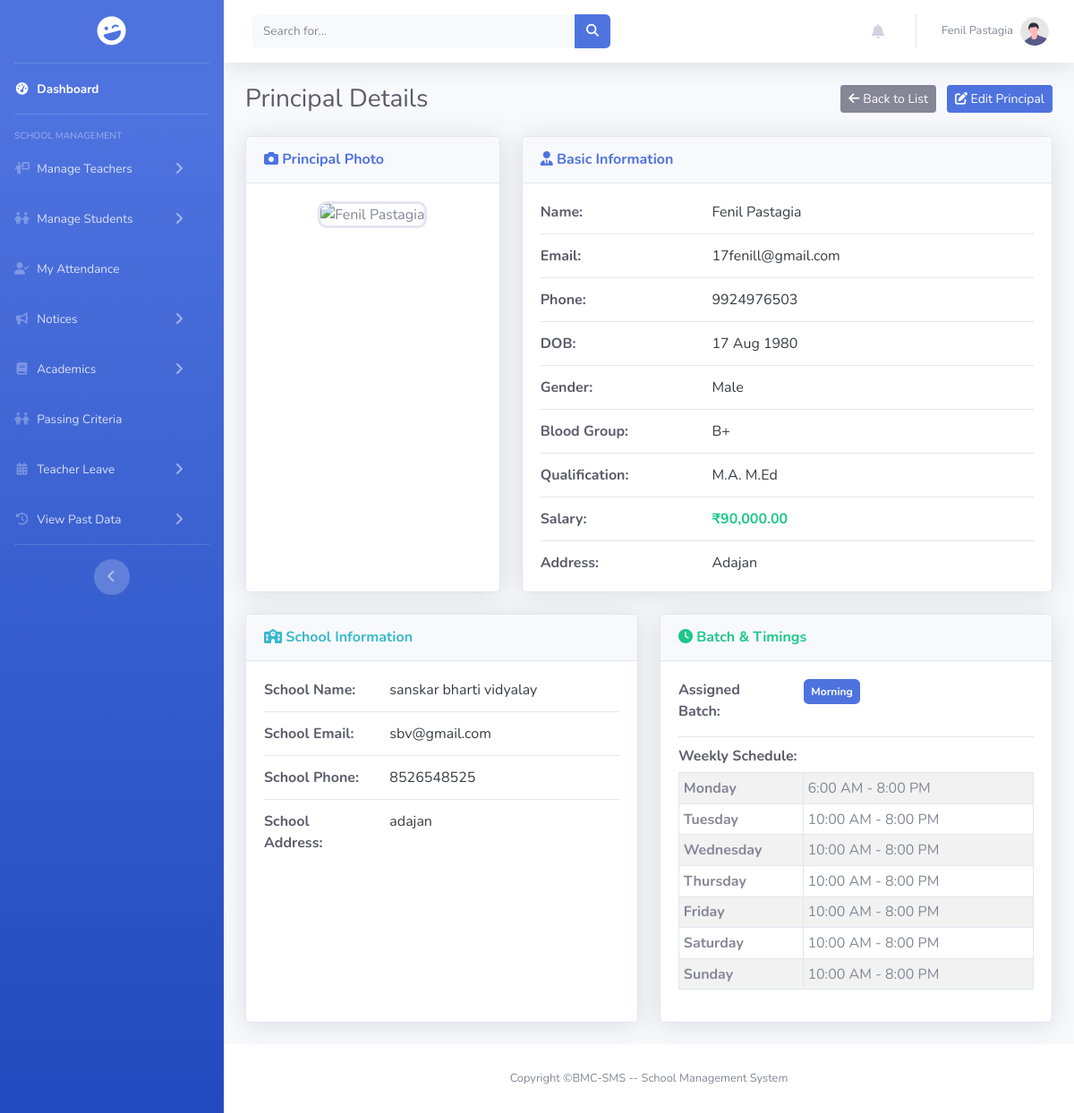
Page /pages/principal/view.php?id=10 (signed in) on the committed database.
### tables this page shows
CREATE TABLE `principal` (
  `id` int(11) NOT NULL,
  `principal_image` varchar(255) DEFAULT NULL,
  `school_id` int(11) DEFAULT NULL,
  `principal_name` varchar(50) DEFAULT NULL,
  `email` varchar(50) NOT NULL,
  `password` varchar(255) NOT NULL,
  `phone` varchar(10) DEFAULT NULL,
  `principal_dob` date DEFAULT NULL,
  `gender` enum('Male','Female','Others') NOT NULL,
  `blood_group` enum('A+','A-','B+','B-','AB+','AB-','O+','O-') NOT NULL,
  `address` text DEFAULT NULL,
  `qualification` varchar(50) DEFAULT NULL,
  `salary` decimal(10,2) DEFAULT NULL,
  `batch` enum('Morning','Evening') DEFAULT NULL
);

CREATE TABLE `school` (
  `id` int(11) NOT NULL,
  `school_logo` varchar(255) DEFAULT NULL,
  `school_name` varchar(100) DEFAULT NULL,
  `email` varchar(50) DEFAULT NULL,
  `phone` varchar(10) DEFAULT NULL,
  `school_opening` date DEFAULT NULL,
  `school_type` enum('Government','Private') DEFAULT NULL,
  `education_board` set('CBSE','State','IGCSE') DEFAULT NULL,
  `school_medium` set('English','Hindi','Regional Language') DEFAULT NULL,
  `school_category` set('Pre-Primary','Primary','Upper Primary','Secondary','Higher Secondary') DEFAULT NULL,
  `address` text DEFAULT NULL,
  `latitude` decimal(10,8) DEFAULT NULL,
  `longitude` decimal(11,8) DEFAULT NULL,
  `passing_percentage` decimal(5,2) NOT NULL DEFAULT 33.00
);

CREATE TABLE `principal_timings` (
  `timing_id` int(11) NOT NULL,
  `principal_id` int(11) NOT NULL,
  `day_of_week` enum('Monday','Tuesday','Wednesday','Thursday','Friday','Saturday','Sunday') NOT NULL,
  `opens_at` time DEFAULT NULL,
  `closes_at` time DEFAULT NULL,
  `is_closed` tinyint(1) NOT NULL DEFAULT 0
);

### pages/principal/view.php (the view, shortened to what this page needs)
<?php
include_once "../../includes/connect.php";
$principal_id = isset($_GET['id']) ? intval($_GET['id']) : 0;
$query_principal = "SELECT p.*, s.school_name, s.address as school_address, s.phone as school_phone, s.email as school_email
          FROM principal p
          LEFT JOIN school s ON p.school_id = s.id
          WHERE p.id = ?";
$stmt_principal = mysqli_prepare($conn, $query_principal);
mysqli_stmt_bind_param($stmt_principal, "i", $principal_id);
mysqli_stmt_execute($stmt_principal);
$result_principal = mysqli_stmt_get_result($stmt_principal);
$principal = mysqli_fetch_assoc($result_principal);
$timings = [];
$query_timings = "SELECT * FROM principal_timings WHERE principal_id = ?";
$stmt_timings = mysqli_prepare($conn, $query_timings);
mysqli_stmt_bind_param($stmt_timings, "i", $principal_id);
mysqli_stmt_execute($stmt_timings);
$result_timings = mysqli_stmt_get_result($stmt_timings);
while ($row = mysqli_fetch_assoc($result_timings)) {
    $timings[$row['day_of_week']] = $row;
}
$photo_path = $principal['principal_image'];
$default_photo = "../../assets/img/default-user.jpg";
if (!empty($photo_path) && !file_exists($photo_path)) {
    $photo_path = $default_photo;
} elseif (empty($photo_path)) {
    $photo_path = $default_photo;
}
?>
<!DOCTYPE html>
<html lang="en">
<head>
    <link href="../../assets/vendor/fontawesome-free/css/all.min.css" rel="stylesheet" type="text/css">
    <link rel="stylesheet" href="https://cdnjs.cloudflare.com/ajax/libs/font-awesome/6.5.2/css/all.min.css" />
    <link href="../../assets/css/sb-admin-2.min.css" rel="stylesheet">
    <link rel="stylesheet" href="../../assets/css/principal_view.css">
    <link rel="stylesheet" href="../../assets/css/sidebar.css">
    <link rel="stylesheet" href="../../assets/css/scrollbar_hidden.css">
</head>
<body id="page-top">
    <div id="wrapper">
        <?php include '../../includes/sidebar.php'; ?>
        <div id="content-wrapper" class="d-flex flex-column">
            <div id="content">
                <?php include_once '../../includes/header.php'; ?>
                <div class="container-fluid">
                    <div class="d-sm-flex align-items-center justify-content-between mb-4">
                        <h1 class="h3 mb-0 text-gray-800">Principal Details</h1>
                        <div>
                            <a href="principal_list.php" class="btn btn-secondary btn-sm mr-2"><i class="fas fa-arrow-left"></i> Back to List</a>
                            <a href="edit.php?id=<?php echo $principal['id']; ?>" class="btn btn-primary btn-sm"><i class="fas fa-edit"></i> Edit Principal</a>
                        </div>
                    </div>
                    <div class="row">
                        <div class="col-lg-4 mb-4">
                            <div class="card shadow h-100">
                                <div class="card-header py-3">
                                    <h6 class="m-0 font-weight-bold text-primary"><i class="fas fa-camera"></i> Principal Photo</h6>
                                </div>
                                <div class="card-body text-center">
                                    <img src="<?php echo htmlspecialchars($photo_path); ?>" alt="<?php echo htmlspecialchars($principal['principal_name']); ?>" class="principal-photo">
                                </div>
                            </div>
                        </div>
                        <div class="col-lg-8 mb-4">
                            <div class="card shadow h-100">
                                <div class="card-header py-3">
                                    <h6 class="m-0 font-weight-bold text-primary"><i class="fas fa-user-tie"></i> Basic Information</h6>
                                </div>
                                <div class="card-body">
                                    <div class="row">
                                        <div class="col-sm-4 info-label">Name:</div>
                                        <div class="col-sm-8 info-value"><?php echo htmlspecialchars($principal['principal_name'] ?? 'N/A'); ?></div>
                                    </div>
                                    <hr>
                                    <div class="row">
                                        <div class="col-sm-4 info-label">Email:</div>
                                        <div class="col-sm-8 info-value"><?php echo htmlspecialchars($principal['email']); ?></div>
                                    </div>
                                    <hr>
                                    <div class="row">
                                        <div class="col-sm-4 info-label">Phone:</div>
                                        <div class="col-sm-8 info-value"><?php echo htmlspecialchars($principal['phone']); ?></div>
                                    </div>
                                    <hr>
                                    <div class="row">
                                        <div class="col-sm-4 info-label">DOB:</div>
                                        <div class="col-sm-8 info-value"><?php echo htmlspecialchars(date("d M Y", strtotime($principal['principal_dob']))); ?></div>
                                    </div>
                                    <hr>
                                    <div class="row">
                                        <div class="col-sm-4 info-label">Gender:</div>
                                        <div class="col-sm-8 info-value"><?php echo htmlspecialchars($principal['gender']); ?></div>
                                    </div>
                                    <hr>
                                    <div class="row">
                                        <div class="col-sm-4 info-label">Blood Group:</div>
                                        <div class="col-sm-8 info-value"><?php echo htmlspecialchars($principal['blood_group']); ?></div>
                                    </div>
                                    <hr>
                                    <div class="row">
                                        <div class="col-sm-4 info-label">Qualification:</div>
                                        <div class="col-sm-8 info-value"><?php echo htmlspecialchars($principal['qualification']); ?></div>
                                    </div>
                                    <hr>
                                    <div class="row">
                                        <div class="col-sm-4 info-label">Salary:</div>
                                        <div class="col-sm-8 info-value font-weight-bold text-success">₹<?php echo number_format($principal['salary'], 2); ?></div>
                                    </div>
                                    <hr>
                                    <div class="row">
                                        <div class="col-sm-4 info-label">Address:</div>
                                        <div class="col-sm-8 info-value"><?php echo htmlspecialchars($principal['address']); ?></div>
                                    </div>
                                </div>
                            </div>
                        </div>
                        <div class="col-lg-6 mb-4">
                            <div class="card shadow h-100">
                                <div class="card-header py-3">
                                    <h6 class="m-0 font-weight-bold text-info"><i class="fas fa-school"></i> School Information</h6>
                                </div>
                                <div class="card-body">
                                    <div class="row">
                                        <div class="col-sm-4 info-label">School Name:</div>
                                        <div class="col-sm-8 info-value"><?php echo htmlspecialchars($principal['school_name']); ?></div>
                                    </div>
                                    <hr>
                                    <div class="row">
                                        <div class="col-sm-4 info-label">School Email:</div>
                                        <div class="col-sm-8 info-value"><?php echo htmlspecialchars($principal['school_email']); ?></div>
                                    </div>
                                    <hr>
                                    <div class="row">
                                        <div class="col-sm-4 info-label">School Phone:</div>
                                        <div class="col-sm-8 info-value"><?php echo htmlspecialchars($principal['school_phone']); ?></div>
                                    </div>
                                    <hr>
                                    <div class="row">
                                        <div class="col-sm-4 info-label">School Address:</div>
                                        <div class="col-sm-8 info-value"><?php echo htmlspecialchars($principal['school_address']); ?></div>
                                    </div>
                                </div>
                            </div>
                        </div>
                        <div class="col-lg-6 mb-4">
                            <div class="card shadow h-100">
                                <div class="card-header py-3">
                                    <h6 class="m-0 font-weight-bold text-success"><i class="fas fa-clock"></i> Batch & Timings</h6>
                                </div>
                                <div class="card-body">
                                    <div class="row mb-3">
                                        <div class="col-sm-4 info-label">Assigned Batch:</div>
                                        <div class="col-sm-8 info-value">
                                            <span class="badge badge-<?php echo ($principal['batch'] == 'Morning') ? 'primary' : 'warning'; ?> p-2"><?php echo htmlspecialchars($principal['batch'] ?? 'N/A'); ?></span>
                                        </div>
                                    </div>
                                    <hr>
                                    <h6 class="info-label mb-2">Weekly Schedule:</h6>
                                    <?php if (!empty($timings)): ?>
                                        <table class="table table-sm table-bordered table-striped table-timings">
                                            <tbody>
                                                <?php
                                                $days = ['Monday', 'Tuesday', 'Wednesday', 'Thursday', 'Friday', 'Saturday', 'Sunday'];
                                                foreach ($days as $day):
                                                    $day_timing = $timings[$day] ?? null;
                                                ?>
                                                    <tr>
                                                        <th><?php echo $day; ?></th>
                                                        <td>
                                                            <?php if ($day_timing && !empty($day_timing['is_closed'])): ?>
                                                                <span class="badge badge-secondary">Closed</span>
                                                            <?php elseif ($day_timing && !empty($day_timing['opens_at'])): ?>
                                                                <?php echo date("g:i A", strtotime($day_timing['opens_at'])); ?> - <?php echo date("g:i A", strtotime($day_timing['closes_at'])); ?>
                                                            <?php else: ?>
                                                                <span class="text-muted">Not Set</span>
                                                            <?php endif; ?>
                                                        </td>
                                                    </tr>
                                                <?php endforeach; ?>
                                            </tbody>
                                        </table>
                                    <?php else: ?>
                                        <div class="alert alert-warning small">No weekly schedule has been set for this principal.</div>
                                    <?php endif; ?>
                                </div>
                            </div>
                        </div>
                    </div>
                </div>
            </div>
            <?php include '../../includes/footer.php'; ?>
        </div>
    </div>
</body>
</html>

### rows in the picture
principal: principal_name "Fenil Pastagia", email "17fenill@gmail.com", phone "9924976503", principal_dob "17 Aug 1980", gender "Male", blood_group "B+", qualification "M.A. M.Ed", salary "90,000.00", address "Adajan", school.school_name "sanskar bharti vidyalay", school.email "sbv@gmail.com", school.phone "8526548525", school.address "adajan", batch "Morning"
principal_timings: day "Monday", opens_at "6:00 AM", closes_at "8:00 PM"
principal_timings: day "Tuesday", opens_at "10:00 AM", closes_at "8:00 PM"
principal_timings: day "Wednesday", opens_at "10:00 AM", closes_at "8:00 PM"
principal_timings: day "Thursday", opens_at "10:00 AM", closes_at "8:00 PM"
principal_timings: day "Friday", opens_at "10:00 AM", closes_at "8:00 PM"
principal_timings: day "Saturday", opens_at "10:00 AM", closes_at "8:00 PM"
principal_timings: day "Sunday", opens_at "10:00 AM", closes_at "8:00 PM"

### other values in the picture
$userName "Fenil Pastagia"
